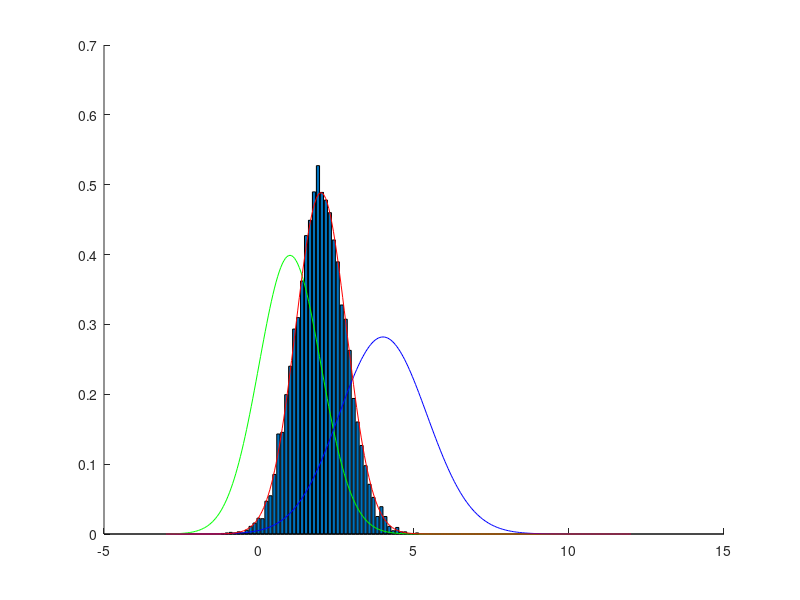

Recreate this plot in MATLAB. (Note: this script raises an error after producing the figure.)
clear all
close all
figure
mu1=1; sigma1=1;
n_sample = 1000;
sample1 = randn(n_sample,10)*sigma1+mu1;
mu2=4; sigma2=sqrt(2);
sample2 = randn(n_sample,10)*sigma2+mu2;
sample3 = (sigma2^2*sample1+sigma1^2*sample2)/(sigma1^2+sigma2^2);
%The weighted average witch weights are sigma1 and sigma2
hold on;
[N,b]=hist(sample3,50);
bar(b,N/trapz(b,N));
x=-3:0.05:12;
plot(x,normpdf(x,mu1,sigma1),'g');
plot(x,normpdf(x,mu2,sigma2),'b');
mu3=(sigma2^2*mu1+sigma1^2*mu2)/(sigma1^2+sigma2^2);
sigma3=(sigma1^2*sigma2^2)/(sigma1^2+sigma2^2);
plot(x,normpdf(x,mu3,sqrt(sigma3)),'r');
plot(x,normpdf(x,mu1,sigma1)*normpdf(x,mu2,sigma2),'m*');
title('Weighted Average: Product of Gaussians');
hold off;